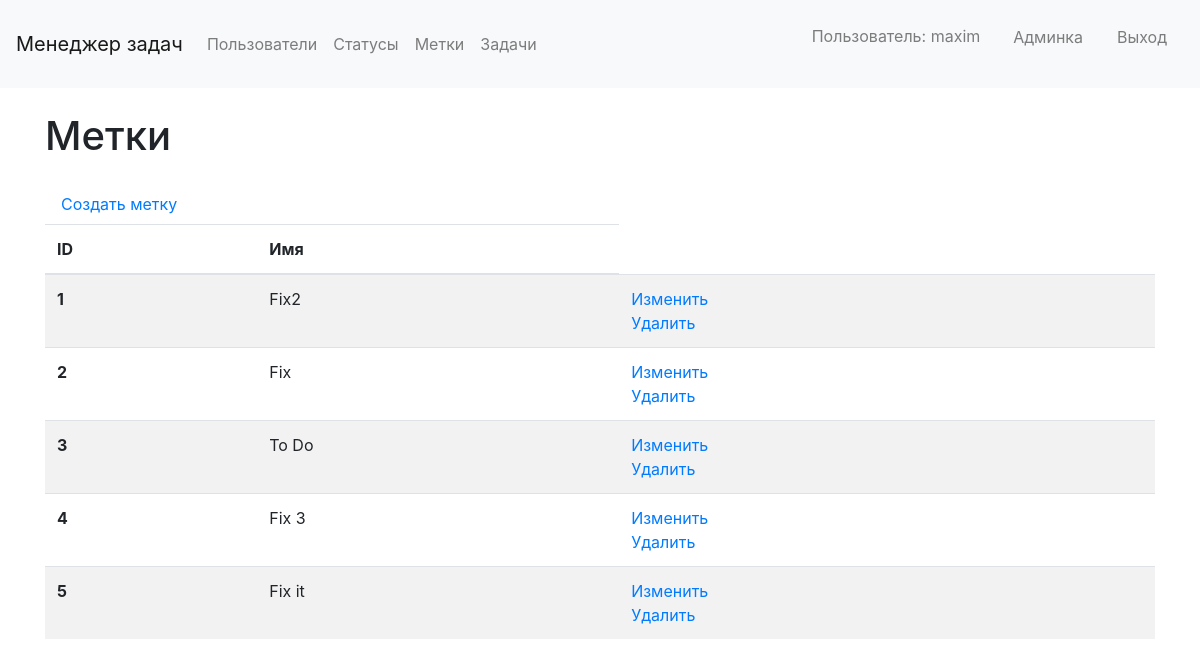
The page /task-manager/tags/ (signed in) on the database as committed earlier.
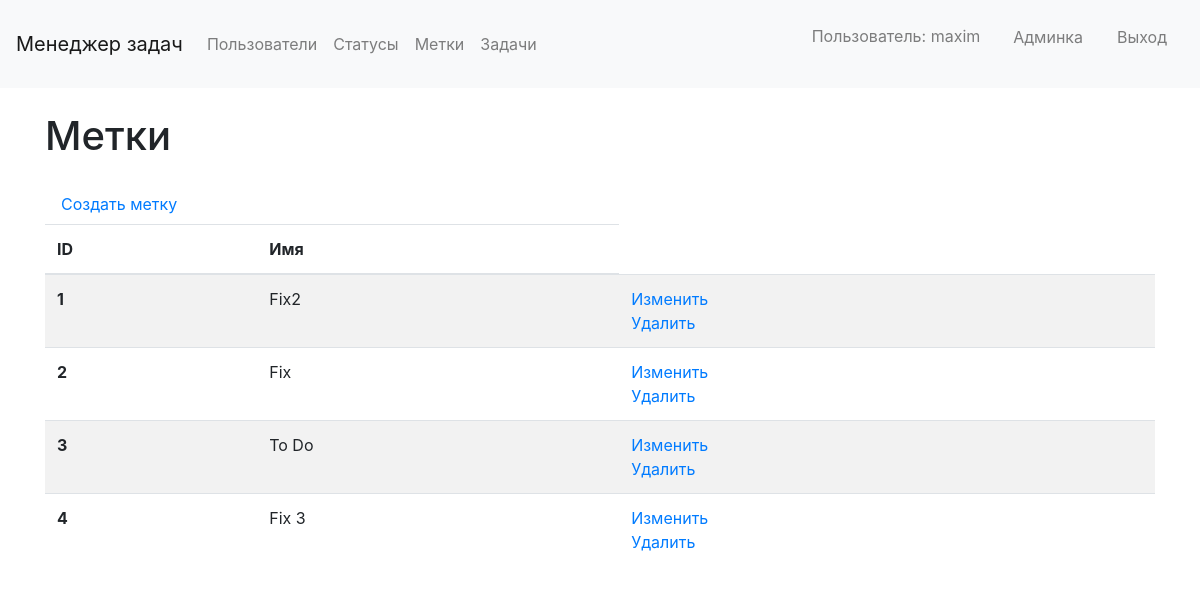
The same page on the database as committed later.
### tasks/models.py (models this page shows, shortened)
class Tag(models.Model):
    title = models.CharField(max_length=50, unique=True)

### tasks/views.py (the view)
# urls.py: path("tags/", views.TagsList.as_view(), name="tags_list_url"),
class TagsList(LoginRequiredMixin, generic.ListView):
    template_name = "tasks/tags_list.html"
    context_object_name = "tags"
    def get_queryset(self):
        return Tag.objects.all()

### tasks/templates/tasks/tags_list.html (shortened to what this page needs)
{% extends 'tasks/base_tasks.html' %}
{% load i18n %}
{% block content %}
<div class="container wrapper flex-grow-1">
    <h1 class="my-4">{% trans 'Tags' %}</h1>
    <a class="nav-link" href="{% url "tasks:tag_create_url" %}">{% trans 'Create tag' %}</a>
    <table class="table table-striped">
        <thead>
            <tr>
                <th scope="col">ID</th>
                <th scope="col">{% trans 'Title' %}</th>
            </tr>
        </thead>
        <tbody>
            {% for tag in tags %}
            <tr>
                <th scope="row">{{ tag.id }}</th>
                <td>{{ tag.title }}</td>
                <td>
                    <a href="{% url 'tasks:tag_update_url' tag.id %}">{% trans 'Edit' %}</a>
                    <br>
                    <a href="{% url 'tasks:tag_delete_url' tag.id %}">{% trans 'Delete' %}</a>
                </td>
            </tr>
            {% endfor %}
        </tbody>
    </table>
</div>
{% endblock %}

### tasks/templates/tasks/base_tasks.html
{% extends 'base.html' %}

### templates/base.html (shortened to what this page needs)
<!DOCTYPE html>
{% load i18n %}
<html lang="en">
<head>
    <link rel="stylesheet" href="https://maxcdn.bootstrapcdn.com/bootstrap/4.5.2/css/bootstrap.min.css">
</head>
<body>
    <nav class="navbar navbar-expand-lg navbar-light bg-light mb-3">
        <a class="navbar-brand" href="/">{% trans 'Task manager' %}</a>
        <div class="collapse navbar-collapse">
            <ul class="navbar-nav mr-auto">
                <li class="nav-item">
                    <a class="nav-link" href="{% url 'tasks:users_list_url' %}">{% trans 'Users' %}</a>
                </li>
                {% if request.user.is_authenticated %}
                <li class="nav-item">
                    <a class="nav-link" href="{% url 'tasks:status_list_url' %}">{% trans 'Status' %}</a>
                </li>
                <li class="nav-item">
                    <a class="nav-link" href="{% url 'tasks:tags_list_url' %}">{% trans 'Tags' %}</a>
                </li>
                <li class="nav-item">
                    <a class="nav-link" href="{% url 'tasks:tasks_list_url' %}">{% trans 'Tasks' %}</a>
                </li>
                {% endif %}
            </ul>
            <ul class="navbar-nav">
                {% if request.user.is_authenticated %}
                <li class="nav-link">
                    <p class="nav-link">{% trans 'User' %}: {{ user.get_username }}</p>
                </li>
                {% if request.user.is_authenticated and request.user.is_staff %}
                <li class="nav-link">
                    <a class="btn nav-link" href="/admin">{% trans 'Admin panel' %}</a>
                </li>
                {% endif %}
                <li class="btn nav-link">
                    <a class="nav-link" href="{% url 'logout' %}">{% trans 'Log out' %}</a>
                </li>
                {% endif %}
            </ul>
        </div>
    </nav>
    <div>
        {% block content %}{% endblock %}
    </div>
</body>
</html>

Rows that differ between the two databases and show on the page:
removed Tag: id "5", title "Fix it"
